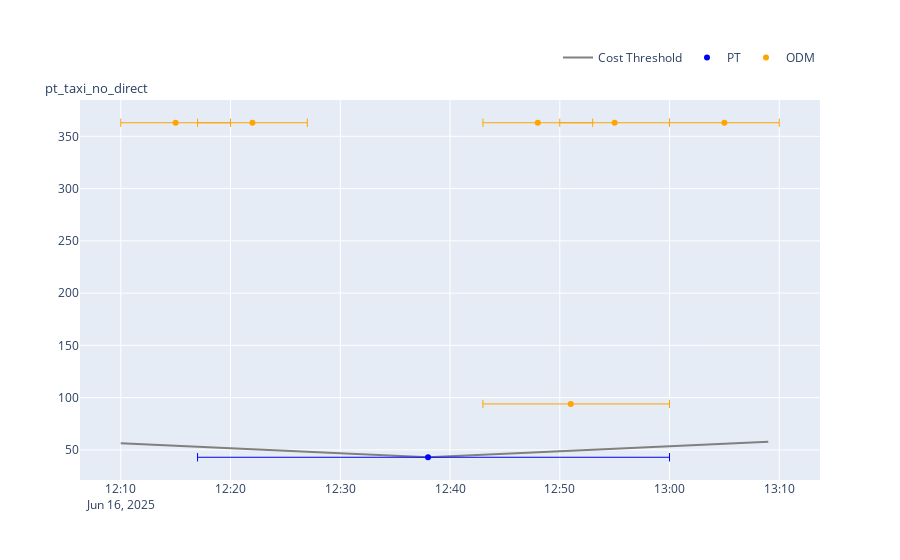

The notebook cell saved with this chart:
### Code cell
# Visualize results

for e in os.listdir("in"):
    in_path = os.path.join("in", e)
    if os.path.isdir(in_path):
        out_path = os.path.join("out",e)
        if not os.path.isdir(out_path):
            print("No results for {}".format(e))
            continue
        violations(e)
        vis(e, os.path.join(out_path, "cost_threshold.csv"), os.path.join(out_path,"pt_journeys.csv"), os.path.join(out_path, "odm_journeys.csv"))

### Figure 1 — Plotly figure (JSON) as saved in the notebook; plotly's stock layout.template omitted (floating-point values rounded to 4 significant figures)
{"data": [{"line": {"color": "gray"}, "name": "Cost Threshold", "type": "scatter", "x": ["2025-06-16T12:10:00+02:00", "2025-06-16T12:11:00+02:00", "2025-06-16T12:12:00+02:00", "2025-06-16T12:13:00+02:00", "2025-06-16T12:14:00+02:00", "2025-06-16T12:15:00+02:00", "2025-06-16T12:16:00+02:00", "2025-06-16T12:17:00+02:00", "2025-06-16T12:18:00+02:00", "2025-06-16T12:19:00+02:00", "2025-06-16T12:20:00+02:00", "2025-06-16T12:21:00+02:00", "2025-06-16T12:22:00+02:00", "2025-06-16T12:23:00+02:00", "2025-06-16T12:24:00+02:00", "2025-06-16T12:25:00+02:00", "2025-06-16T12:26:00+02:00", "2025-06-16T12:27:00+02:00", "2025-06-16T12:28:00+02:00", "2025-06-16T12:29:00+02:00", "2025-06-16T12:30:00+02:00", "2025-06-16T12:31:00+02:00", "2025-06-16T12:32:00+02:00", "2025-06-16T12:33:00+02:00", "2025-06-16T12:34:00+02:00", "2025-06-16T12:35:00+02:00", "2025-06-16T12:36:00+02:00", "2025-06-16T12:37:00+02:00", "2025-06-16T12:38:00+02:00", "2025-06-16T12:39:00+02:00", "2025-06-16T12:40:00+02:00", "2025-06-16T12:41:00+02:00", "2025-06-16T12:42:00+02:00", "2025-06-16T12:43:00+02:00", "2025-06-16T12:44:00+02:00", "2025-06-16T12:45:00+02:00", "2025-06-16T12:46:00+02:00", "2025-06-16T12:47:00+02:00", "2025-06-16T12:48:00+02:00", "2025-06-16T12:49:00+02:00", "2025-06-16T12:50:00+02:00", "2025-06-16T12:51:00+02:00", "2025-06-16T12:52:00+02:00", "2025-06-16T12:53:00+02:00", "2025-06-16T12:54:00+02:00", "2025-06-16T12:55:00+02:00", "2025-06-16T12:56:00+02:00", "2025-06-16T12:57:00+02:00", "2025-06-16T12:58:00+02:00", "2025-06-16T12:59:00+02:00", "2025-06-16T13:00:00+02:00", "2025-06-16T13:01:00+02:00", "2025-06-16T13:02:00+02:00", "2025-06-16T13:03:00+02:00", "2025-06-16T13:04:00+02:00", "2025-06-16T13:05:00+02:00", "2025-06-16T13:06:00+02:00", "2025-06-16T13:07:00+02:00", "2025-06-16T13:08:00+02:00", "2025-06-16T13:09:00+02:00"], "y": [56.38, 55.9, 55.42, 54.94, 54.47, 53.99, 53.51, 53.03, 52.56, 52.08, 51.6, 51.12, 50.64, 50.17, 49.69, 49.21, 48.73, 48.26, 47.78, 47.3, 46.82, 46.34, 45.87, 45.39, 44.91, 44.43, 43.96, 43.48, 43, 43.48, 43.96, 44.43, 44.91, 45.39, 45.87, 46.34, 46.82, 47.3, 47.78, 48.26, 48.73, 49.21, 49.69, 50.17, 50.64, 51.12, 51.6, 52.08, 52.56, 53.03, 53.51, 53.99, 54.47, 54.94, 55.42, 55.9, 56.38, 56.86, 57.33, 57.81]}, {"customdata": [["2025-06-16T12:17:00+02:00", "2025-06-16T13:00:00+02:00", "00:43.0", 0, 43]], "hovertemplate": "<b>Departure</b>: %{customdata[0]}<br><b>Arrival</b>: %{customdata[1]}<br><b>Travel time</b>: %{customdata[2]}<br><b>Transfers</b>: %{customdata[3]}<br><b>Cost</b>: %{customdata[4]}", "marker": {"color": "blue"}, "mode": "markers", "name": "PT", "type": "scatter", "x": ["2025-06-16T12:38:00+02:00"], "y": [43]}, {"hoverinfo": "none", "marker": {"color": "blue", "symbol": 142}, "mode": "markers", "showlegend": false, "type": "scatter", "x": ["2025-06-16T12:17:00+02:00"], "y": [43]}, {"hoverinfo": "none", "marker": {"color": "blue", "symbol": 142}, "mode": "markers", "showlegend": false, "type": "scatter", "x": ["2025-06-16T13:00:00+02:00"], "y": [43]}, {"customdata": [["2025-06-16T12:10:00+02:00", "2025-06-16T12:20:00+02:00", "00:10.0", 0, "00:10.0", 363], ["2025-06-16T12:17:00+02:00", "2025-06-16T12:27:00+02:00", "00:10.0", 0, "00:10.0", 363], ["2025-06-16T12:43:00+02:00", "2025-06-16T12:53:00+02:00", "00:10.0", 0, "00:10.0", 363], ["2025-06-16T12:43:00+02:00", "2025-06-16T13:00:00+02:00", "00:17.0", 1, "00:04.0", 94], ["2025-06-16T12:50:00+02:00", "2025-06-16T13:00:00+02:00", "00:10.0", 0, "00:10.0", 363], ["2025-06-16T13:00:00+02:00", "2025-06-16T13:10:00+02:00", "00:10.0", 0, "00:10.0", 363]], "hovertemplate": "<b>Departure</b>: %{customdata[0]}<br><b>Arrival</b>: %{customdata[1]}<br><b>Travel time</b>: %{customdata[2]}<br><b>Transfers</b>: %{customdata[3]}<br><b>ODM Time</b>: %{customdata[4]}<br><b>Cost</b>: %{customdata[5]}", "marker": {"color": "orange"}, "mode": "markers", "name": "ODM", "type": "scatter", "x": ["2025-06-16T12:15:00+02:00", "2025-06-16T12:22:00+02:00", "2025-06-16T12:48:00+02:00", "2025-06-16T12:51:00+02:00", "2025-06-16T12:55:00+02:00", "2025-06-16T13:05:00+02:00"], "y": [363, 363, 363, 94, 363, 363]}, {"hoverinfo": "none", "marker": {"color": "orange", "symbol": 142}, "mode": "markers", "showlegend": false, "type": "scatter", "x": ["2025-06-16T12:10:00+02:00", "2025-06-16T12:17:00+02:00", "2025-06-16T12:43:00+02:00", "2025-06-16T12:43:00+02:00", "2025-06-16T12:50:00+02:00", "2025-06-16T13:00:00+02:00"], "y": [363, 363, 363, 94, 363, 363]}, {"hoverinfo": "none", "marker": {"color": "orange", "symbol": 142}, "mode": "markers", "showlegend": false, "type": "scatter", "x": ["2025-06-16T12:20:00+02:00", "2025-06-16T12:27:00+02:00", "2025-06-16T12:53:00+02:00", "2025-06-16T13:00:00+02:00", "2025-06-16T13:00:00+02:00", "2025-06-16T13:10:00+02:00"], "y": [363, 363, 363, 94, 363, 363]}], "layout": {"legend": {"orientation": "h", "x": 1, "xanchor": "right", "y": 1.15}, "shapes": [{"line": {"color": "blue", "width": 1}, "type": "line", "x0": "2025-06-16T12:17:00+02:00", "x1": "2025-06-16T13:00:00+02:00", "y0": 43, "y1": 43}, {"line": {"color": "orange", "width": 1}, "type": "line", "x0": "2025-06-16T12:10:00+02:00", "x1": "2025-06-16T12:20:00+02:00", "y0": 363, "y1": 363}, {"line": {"color": "orange", "width": 1}, "type": "line", "x0": "2025-06-16T12:17:00+02:00", "x1": "2025-06-16T12:27:00+02:00", "y0": 363, "y1": 363}, {"line": {"color": "orange", "width": 1}, "type": "line", "x0": "2025-06-16T12:43:00+02:00", "x1": "2025-06-16T12:53:00+02:00", "y0": 363, "y1": 363}, {"line": {"color": "orange", "width": 1}, "type": "line", "x0": "2025-06-16T12:43:00+02:00", "x1": "2025-06-16T13:00:00+02:00", "y0": 94, "y1": 94}, {"line": {"color": "orange", "width": 1}, "type": "line", "x0": "2025-06-16T12:50:00+02:00", "x1": "2025-06-16T13:00:00+02:00", "y0": 363, "y1": 363}, {"line": {"color": "orange", "width": 1}, "type": "line", "x0": "2025-06-16T13:00:00+02:00", "x1": "2025-06-16T13:10:00+02:00", "y0": 363, "y1": 363}], "title": {"font": {"size": 13}, "text": "pt_taxi_no_direct", "xanchor": "left", "y": 0.85}}}
